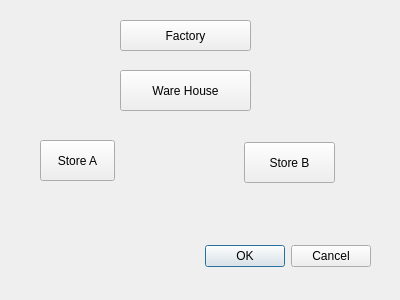
<?xml version="1.0" encoding="UTF-8"?>
<ui version="4.0">
 <class>Dialog</class>
 <widget class="QDialog" name="Dialog">
  <property name="geometry">
   <rect>
    <x>0</x>
    <y>0</y>
    <width>400</width>
    <height>300</height>
   </rect>
  </property>
  <property name="windowTitle">
   <string>Dialog</string>
  </property>
  <widget class="QDialogButtonBox" name="buttonBox">
   <property name="geometry">
    <rect>
     <x>30</x>
     <y>240</y>
     <width>341</width>
     <height>32</height>
    </rect>
   </property>
   <property name="orientation">
    <enum>Qt::Horizontal</enum>
   </property>
   <property name="standardButtons">
    <set>QDialogButtonBox::Cancel|QDialogButtonBox::Ok</set>
   </property>
  </widget>
  <widget class="QPushButton" name="pushButton">
   <property name="geometry">
    <rect>
     <x>120</x>
     <y>20</y>
     <width>131</width>
     <height>31</height>
    </rect>
   </property>
   <property name="text">
    <string>Factory</string>
   </property>
   <property name="checkable">
    <bool>false</bool>
   </property>
  </widget>
  <widget class="QPushButton" name="pushButton_2">
   <property name="geometry">
    <rect>
     <x>120</x>
     <y>70</y>
     <width>131</width>
     <height>41</height>
    </rect>
   </property>
   <property name="text">
    <string>Ware House</string>
   </property>
  </widget>
  <widget class="QPushButton" name="pushButton_3">
   <property name="geometry">
    <rect>
     <x>40</x>
     <y>140</y>
     <width>75</width>
     <height>41</height>
    </rect>
   </property>
   <property name="text">
    <string>Store A</string>
   </property>
  </widget>
  <widget class="QPushButton" name="pushButton_4">
   <property name="geometry">
    <rect>
     <x>244</x>
     <y>142</y>
     <width>91</width>
     <height>41</height>
    </rect>
   </property>
   <property name="text">
    <string>Store B</string>
   </property>
  </widget>
 </widget>
 <resources/>
 <connections>
  <connection>
   <sender>buttonBox</sender>
   <signal>accepted()</signal>
   <receiver>Dialog</receiver>
   <slot>accept()</slot>
   <hints>
    <hint type="sourcelabel">
     <x>248</x>
     <y>254</y>
    </hint>
    <hint type="destinationlabel">
     <x>157</x>
     <y>274</y>
    </hint>
   </hints>
  </connection>
  <connection>
   <sender>buttonBox</sender>
   <signal>rejected()</signal>
   <receiver>Dialog</receiver>
   <slot>reject()</slot>
   <hints>
    <hint type="sourcelabel">
     <x>316</x>
     <y>260</y>
    </hint>
    <hint type="destinationlabel">
     <x>286</x>
     <y>274</y>
    </hint>
   </hints>
  </connection>
 </connections>
</ui>
